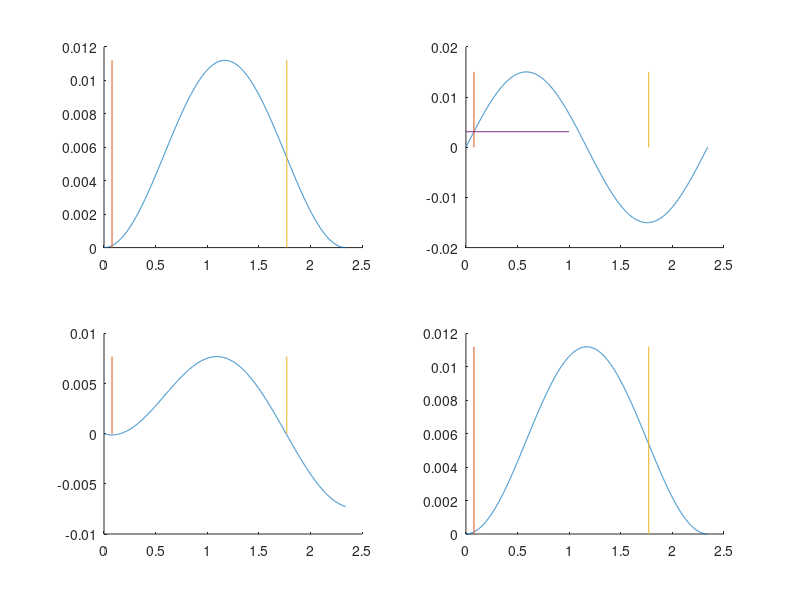

Here is the MATLAB script that generated this plot:
clear; clc;close all


U0 = 0.0112;  
N_land = 5000;

h0 = 2.3409;
blength = 2.4829;
currentTau = 0.00125;%eV/A
x_equi = 0.0777179;
h_predict = 1.69294;
x_predict = 1.77066;

for i = 1:N_land
    x_landscape(i) = h0/N_land*i;
    U_land(i) = U0/2*(1-cos(2*pi*x_landscape(i)/h0));
    U_land_gradiant(i) = pi*U0/h0*sin(2*pi*x_landscape(i)/h0);
    UW_land(i) = U_land(i)-currentTau*blength*x_landscape(i);
    
    
end


subplot(2,2,1)
hold on
plot(x_landscape,U_land)
plot([x_equi,x_equi],[0,max(U_land)])
plot([x_predict,x_predict],[0,max(U_land)])

hold off

subplot(2,2,2)
hold on
tau_gradiant = currentTau*blength;
plot(x_landscape,U_land_gradiant)
plot([x_equi,x_equi],[0,max(U_land_gradiant)])
plot([x_predict,x_predict],[0,max(U_land_gradiant)])
plot([0,1],[tau_gradiant,tau_gradiant])

hold off

subplot(2,2,3)
hold on
plot(x_landscape,UW_land)
plot([x_equi,x_equi],[0,max(UW_land)])
plot([x_predict,x_predict],[0,max(UW_land)])

hold off

subplot(2,2,4)
hold on
plot(x_landscape,U_land)
plot([x_equi,x_equi],[0,max(U_land)])
plot([x_predict,x_predict],[0,max(U_land)])

hold off






